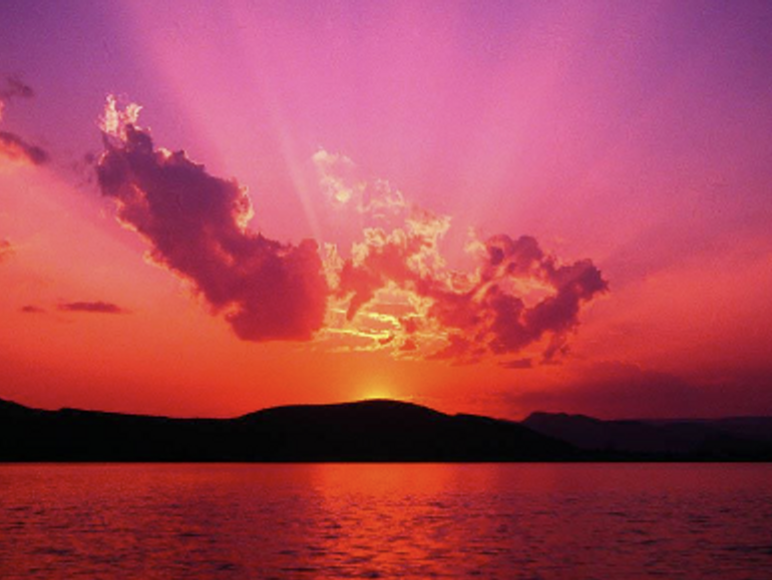
#> input picture Cognitive/Lab1/imgs/sunset_image.png, 772 x 580 px
$ python Lab1.py
#> lines starting #> are read from the running program, lines starting #| are printed output that depends on the picture
# -*- coding: utf-8 -*-
"""
Created on Wed Jan 18 13:37:30 2023

@author: chiss
"""

import cv2
import numpy as np
img = cv2.imread("imgs/sunset_image.png")
#> img is the input picture: shape (580, 772, 3); mean B, G, R 85.9, 68.7, 169.9
overlay = img.copy()

# img[0:290, 386:772] = (255,0,0)

#772 x 580

# A filled rectangle
cv2.rectangle(overlay, (386,0), (772, 290), (95, 0, 0), -1)
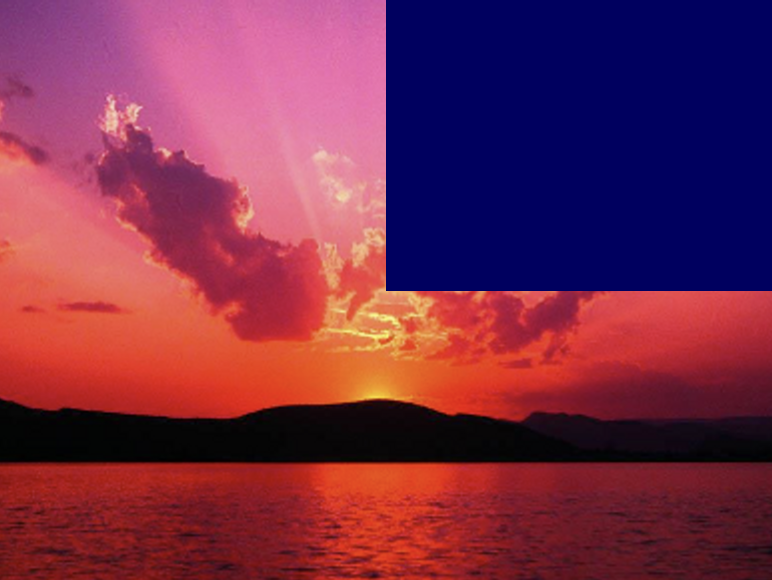
#> overlay: shape (580, 772, 3); mean B, G, R 75.6, 44.8, 119.2
cv2.rectangle(overlay, (0,290), (386, 580), (0, 95, 0), -1)
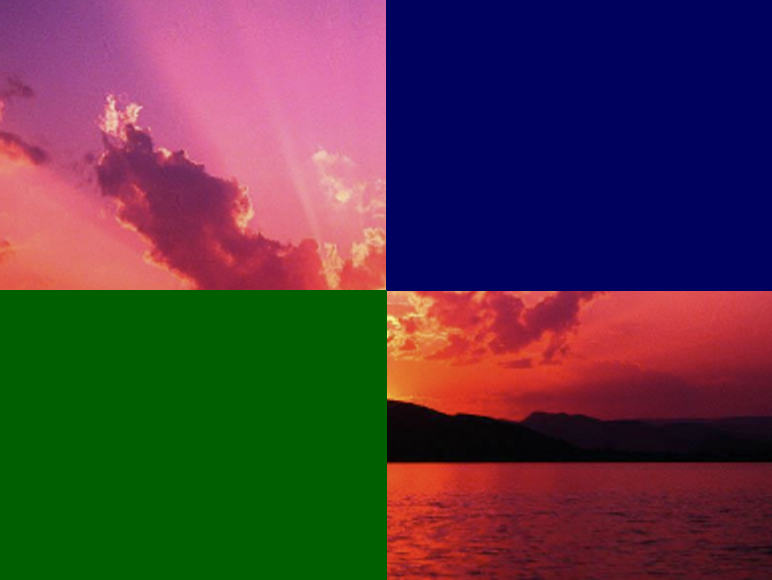
#> overlay: shape (580, 772, 3); mean B, G, R 66.6, 57.2, 82.4
cv2.rectangle(overlay, (386,290), (772, 580), (0, 0, 95), -1)
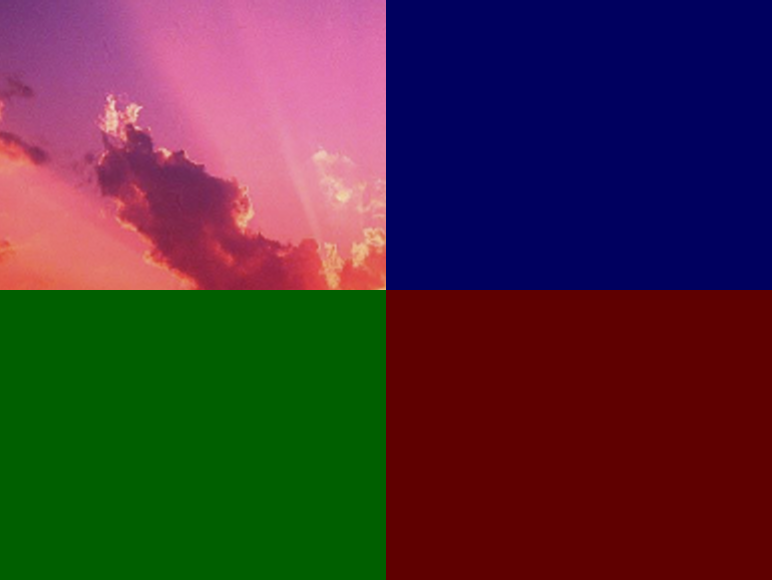
#> overlay: shape (580, 772, 3); mean B, G, R 56.5, 47.8, 73.8
alpha = 0.6

final = cv2.addWeighted(overlay, alpha, img, 1 - alpha, 0)
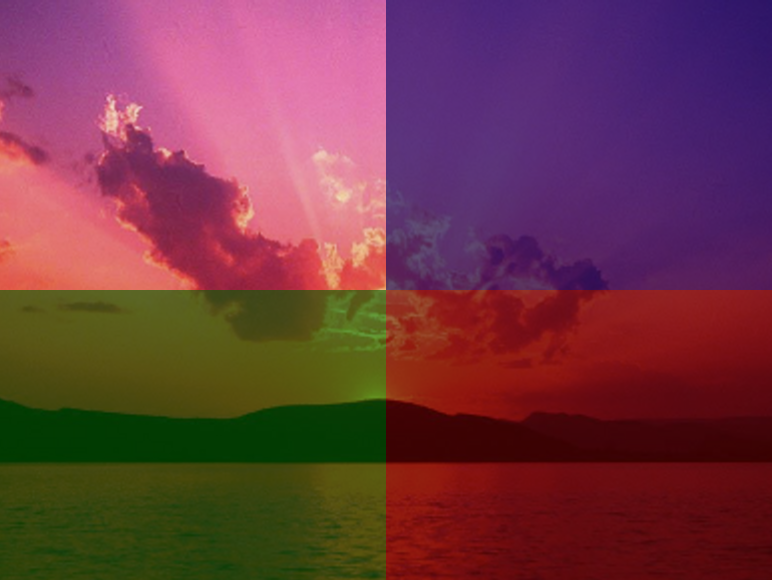
#> final: shape (580, 772, 3); mean B, G, R 68.3, 56.1, 112.3

cv2.imshow("Chalita", final)
cv2.waitKey(0)

# cv2.imshow('image', img)

cv2.waitKey(0)
